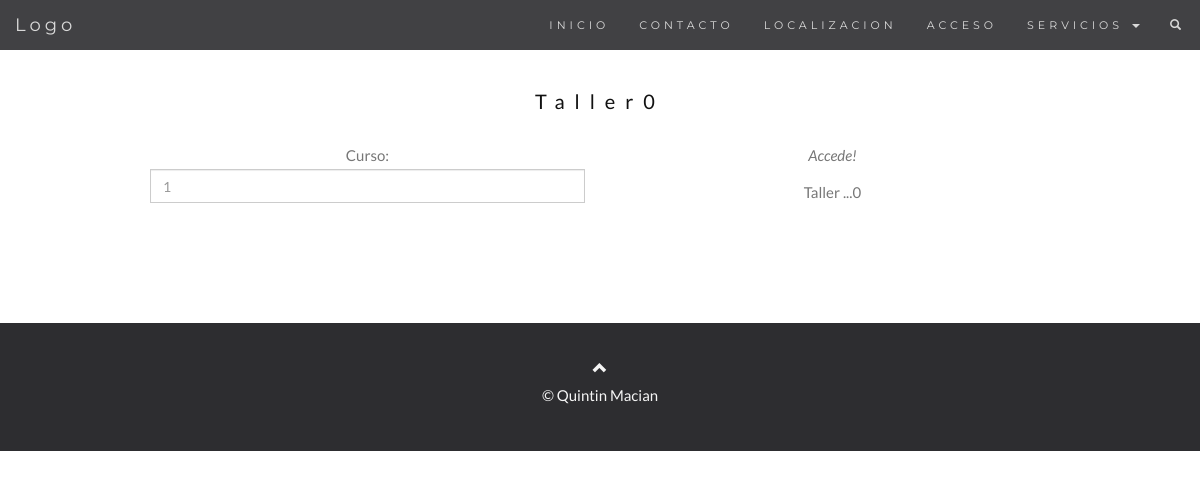
/taller/mostrar/0, run on an earlier commit of the app's database.
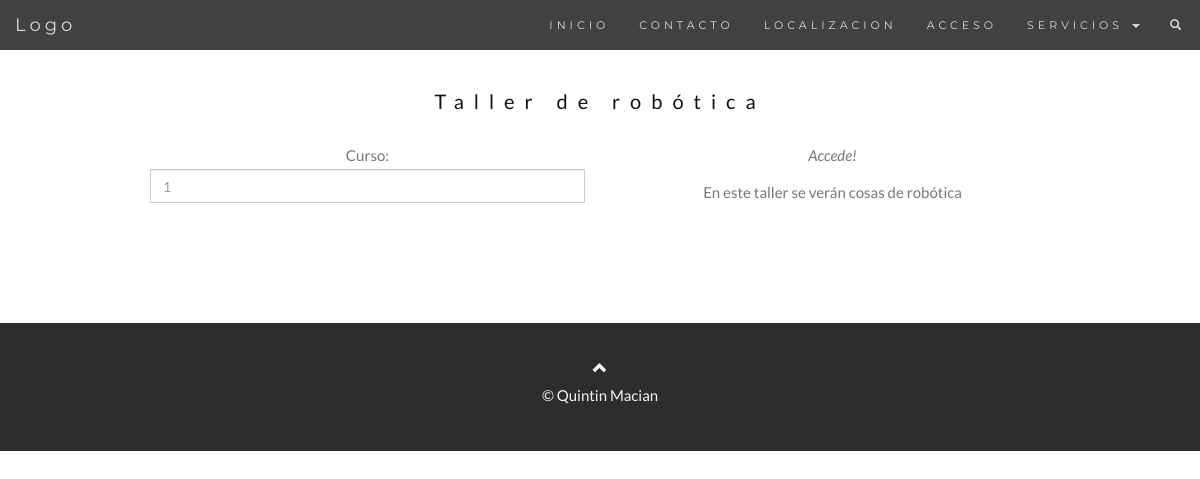
And on a later commit of the database.
### talleres/models.py (models this page shows, shortened)
class Taller(models.Model):
    Numero = models.AutoField(primary_key=True)
    NombreTaller = models.CharField(max_length=50)
    Descripcion = models.CharField(max_length=150)
    NumDepartamento = models.ForeignKey(Departamento, on_delete=models.CASCADE)
    NIVEL = ((1,'ESO'), (2, 'BACHILLER'), (3,'CFGM'), (4,'CFGS'), (5,'PQPI'))
    nivel = models.PositiveSmallIntegerField(choices=NIVEL, null=True)
    curso = models.IntegerField()
    MaxAlumnos = models.IntegerField()
    duracion = models.IntegerField()
    jornada = models.IntegerField()
    excede = models.IntegerField(null=True)
    foto = models.ImageField(blank=True, null=True, upload_to = 'media/', default='/media/default.jpg')
    ESTADO = ((1, 'abierto'),(2, 'cerrado'))
    estado = models.PositiveSmallIntegerField(choices=ESTADO, null=True)
    idAlumnoTaller = models.ManyToManyField(Alumno, through='AlumnoTaller')

### talleres/views.py (the view, shortened to what this page needs)
# urls.py: path('taller/mostrar/<int:taller_id>', views.muestraTallerConID, name='muestraTallerConID'),
def muestraTallerConID(request, taller_id):
    taller = get_object_or_404(Taller, pk=taller_id)
    alumnos=Alumno.objects.filter(dniA=request.user)
    if request.user.is_anonymous or len(alumnos) == 0:
        return render(request, 'talleres/taller.html',
        {
            "taller" : taller,
            "alumno": False
        })

### talleres/templates/talleres/taller.html (shortened to what this page needs)
{% extends "base.html" %}
  {% block content %}
    <div id="band" class="container text-center">
      <h3> {{ taller.NombreTaller }}</h3>
      <div class="col-sm-6 form-group">
        Curso: <input class="form-control" id="dni" name="dni" placeholder="{{ taller.curso }}" type="text" required>
      </div>
      <p><em>Accede!</em></p>
      <p>{{ taller.Descripcion }}</p>
      <br>
    </div>
    {% endblock content %}

What changed in the data, as far as the page shows it:
changed Taller: NombreTaller "Taller0" → "Taller de robótica"; Descripcion "Taller ...0" → "En este taller se verán cosas de robótica"
